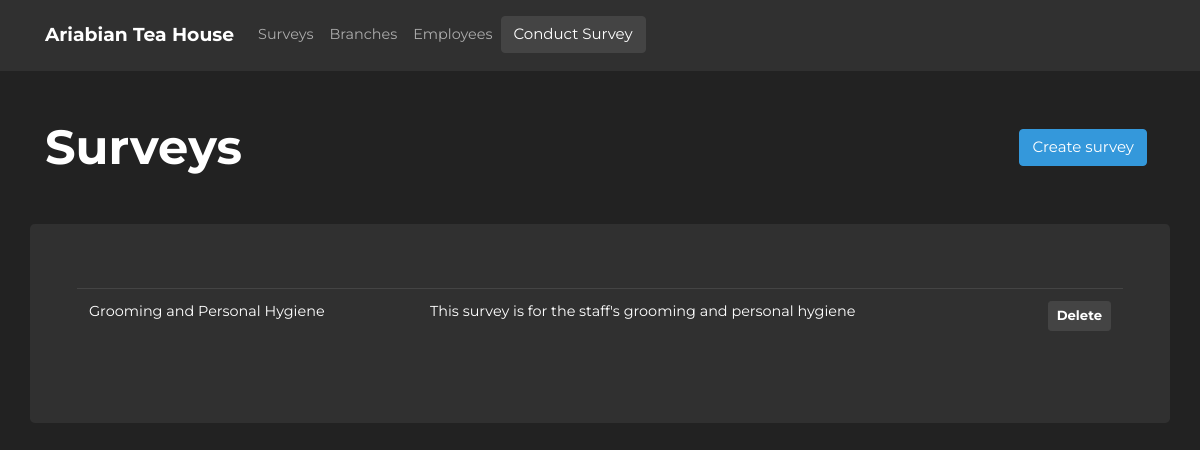
/surveys/, run on an earlier commit of the app's database.
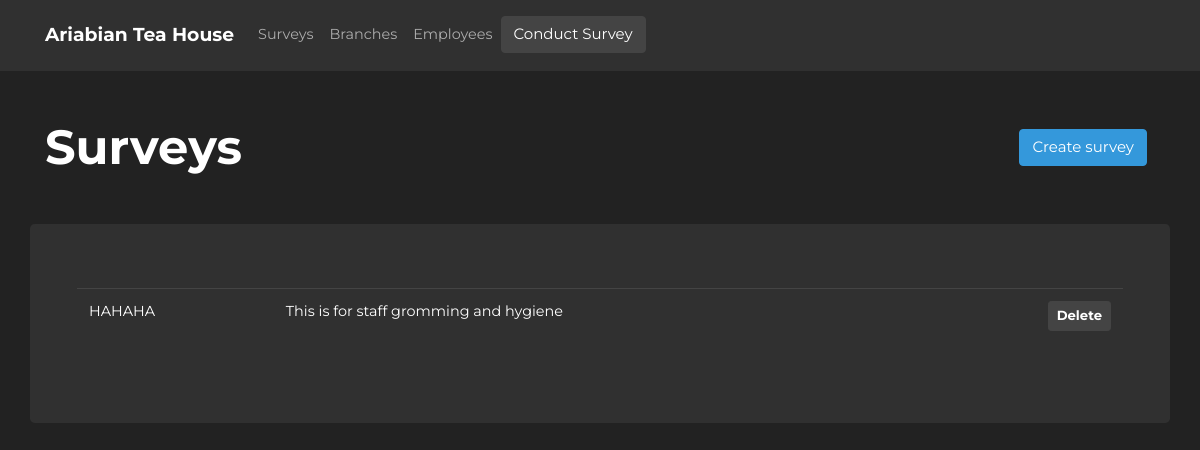
And on a later commit of the database.
### athsurveyapp/models/models.py (models this page shows, shortened)
class Survey(db.Model):
    __tablename__ = "survey"
    id = db.Column(db.Integer, primary_key=True)
    name = db.Column(db.String(255), nullable=False)
    description = db.Column(db.String(64), nullable=False)
    date_created = db.Column(db.DateTime(timezone=True), server_default=func.now())
    last_updated = db.Column(db.DateTime(timezone=True), onupdate=func.now())
    question_types = db.relationship("QuestionType", backref="survey", cascade="all, delete-orphan")

### athsurveyapp/blueprints/survey/views.py (the view)
@survey_page.route("/", methods=["GET"])
def survey_index():
    surveys = Survey.query.all()
    return render_template("surveys.html", surveys=surveys)

### athsurveyapp/blueprints/survey/templates/surveys.html (shortened to what this page needs)
{% extends 'layouts/base.html' %} {% block title %}ATH - Survey{% endblock %}  {%
block body %}
<div class="container">
  <div class="row justify-content-center align-items-center">
    <div class="col-6">
      <h1 class="m-0 font-weight-bold">Surveys</h1>
    </div>
    <div class="col-6">
      <a
        href="{{url_for('survey_page.create_survey')}}"
        class="btn btn-info float-right mr-2"
        >Create survey</a
      >
    </div>
  </div>
  <div class="row mt-5 jumbotron">
    <div class="col-12">
      {% if surveys %}
      <table class="table table-hover">
        <tbody>
          {% for survey in surveys %}
          <tr
            class="clickable-row"
            data-href="{{ survey.id }}"
            data-surveyid="{{survey.id}}"
          >
            <td>{{ survey.name }}</td>
            <td>{{ survey.description }}</td>
            <td>
              <button
                class="
                  btn btn-secondary btn-sm
                  font-weight-bold
                  float-right
                  delete-survey-modal
                "
                data-toggle="modal"
                data-target="#deleteSurveyFormModal"
              >
                Delete
              </button>
            </td>
          </tr>
          {% endfor %}
        </tbody>
      </table>
      {%else%}
      <p class="font-weight-bold text-muted text-center m-0">No surveys</p>
      {% endif %}
    </div>
  </div>
</div>
{% endblock %}

What changed in the data, as far as the page shows it:
removed Survey: name "Grooming and Personal Hygiene", description "This survey is for the staff's grooming and personal hygiene"
added Survey: name "HAHAHA", description "This is for staff gromming and hygiene"
